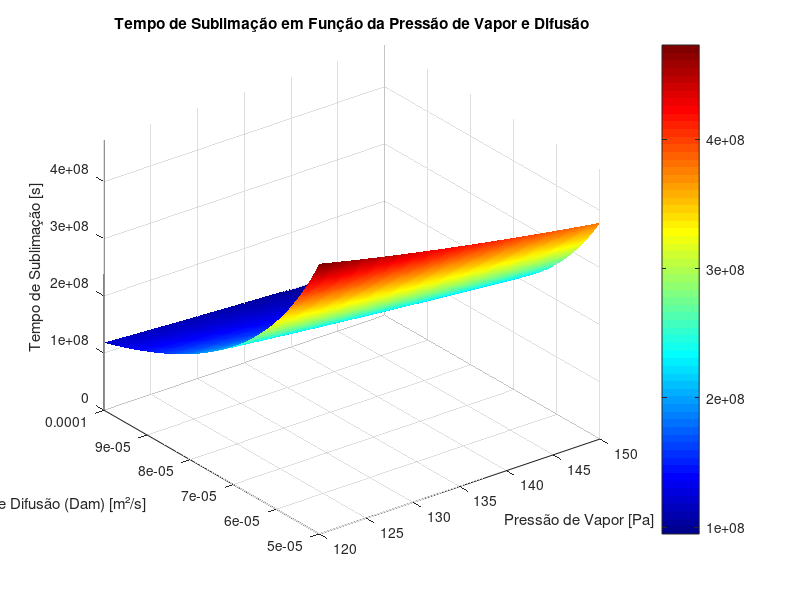

The MATLAB script that drew this image:
clc;
clear all;

% 3D

% === PARTE 1: DEFINIÇÕES INICIAIS E MALHA ===

% Constantes físicas
ro = 1162;     % Densidade da substância [kg/m³]
Rg = 8.314;    % Constante dos gases [J/(mol*K)]
Rp = 0.05;     % Raio da partícula [m]
T = 298;       % Temperatura [K]
P = 10^5;      % Pressão total [Pa]

% Número de pontos laterais do grid
N = 50;

% Eixo X: Pressão de vapor da espécie que sublima [Pa]
pressao_vapor = linspace(120, 150, N);

% Eixo Y: Coeficiente de difusão (Dam) [m²/s]
difusividade = linspace(0.00005, 0.0001, N);

% Criando a malha para cálculo
[xx, yy] = meshgrid(pressao_vapor, difusividade);

% Precomputar logaritmo para otimização
log_term = log(P ./ (P - xx));

% Cálculo do fluxo molar Na
Na = ((4 .* pi .* yy .* P .* Rp) ./ (Rg .* T)) .* log_term;

% Cálculo do tempo de sublimação (z)
z = ((ro .* Rg .* (Rp.^2) .* T)) ./ ((2 .* yy .* xx .* Na) .* (1 ./ log_term));

% === PARTE 2: VISUALIZAÇÃO 3D ===

figure;
surf(xx, yy, z);
shading interp;
colormap(jet);
colorbar;
xlabel("Pressão de Vapor [Pa]");
ylabel("Coef. de Difusão (Dam) [m²/s]");
zlabel("Tempo de Sublimação [s]");
title("Tempo de Sublimação em Função da Pressão de Vapor e Difusão");

% Ajuste do eixo z
zlim([0, max(z(:))]);

% === PARTE 3: CRIAÇÃO DA MATRIZ DE DADOS ===

abc = zeros(N*N, 3);  % [Pressao, Dam, Tempo]
k = 1;
for i = 1:N
    for j = 1:N
        abc(k, :) = [xx(i, j), yy(i, j), z(i, j)];
        k = k + 1;
    end
end

% === PARTE 4: SALVANDO EM CSV ===

cabecalho = {'Pressao de Vapor [Pa]', 'Dam [m²/s]', 'Tempo de Sublimação [s]'};

limite = 2000;
num_linhas = min(limite, size(abc, 1));

nome_arquivo = 'TRFM3b_Optimized.csv';

fid = fopen(nome_arquivo, 'w');

% Escreve cabeçalho
fprintf(fid, '%s', cabecalho{1});
for i = 2:length(cabecalho)
    fprintf(fid, ';%s', cabecalho{i});
end
fprintf(fid, '\n');

% Escreve dados numéricos
for i = 1:num_linhas
    fprintf(fid, '%g', abc(i, 1));
    for j = 2:size(abc, 2)
        fprintf(fid, ';%g', abc(i, j));
    end
    fprintf(fid, '\n');
end

fclose(fid);

% === PARTE 5: ESTATÍSTICAS SIMPLES ===

t_max = max(abc(:,3));
t_min = min(abc(:,3));
fprintf("\nTempo máximo de sublimação: %.5f s", t_max);
fprintf("\nTempo mínimo de sublimação: %.5f s\n", t_min);

